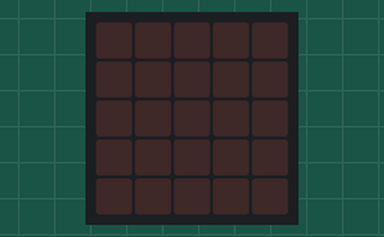
This program was run on a simulated BBC micro:bit (MakeCode). Shown: the board's 5×5 LED display.

Above: at 0.1 s.
At 2.1 s:
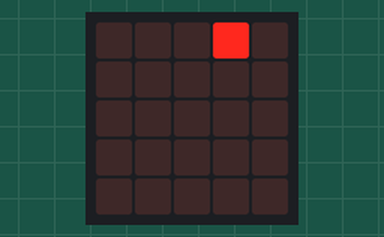
At 4.1 s:
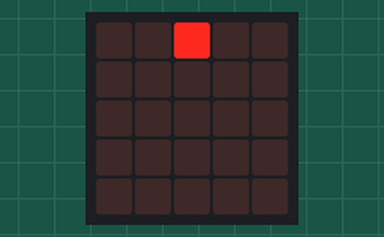
At 8.1 s:
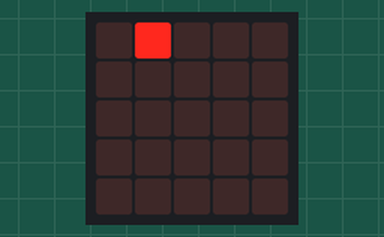
At 12.1 s:
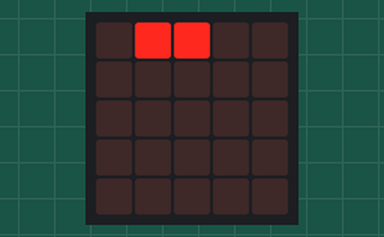
At 17.1 s:
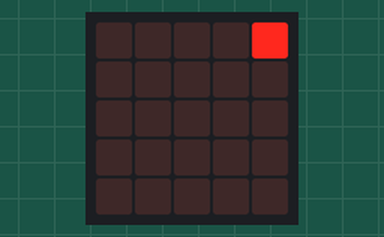

Measured:
- by itself, everything shown: repeats every 16.0 s, in 24 steps
- what the display in image 1 shows lasts 1.0 s, from 2.0 s to 3.0 s

The program:

main.ts
```typescript
let tijd = 1000
basic.forever(function () {
    for (let index = 0; index < 8; index++) {
        led.unplot(4, 0)
        basic.pause(tijd)
        led.plot(4, 0)
        basic.pause(tijd)
    }
})
basic.forever(function () {
    for (let index = 0; index < 4; index++) {
        led.unplot(3, 0)
        basic.pause(tijd * 2)
        led.plot(3, 0)
        basic.pause(tijd * 2)
    }
})
basic.forever(function () {
    for (let index = 0; index < 2; index++) {
        led.unplot(2, 0)
        basic.pause(tijd * 4)
        led.plot(2, 0)
        basic.pause(tijd * 4)
    }
})
basic.forever(function () {
    for (let index = 0; index < 1; index++) {
        led.unplot(1, 0)
        basic.pause(tijd * 8)
        led.plot(1, 0)
        basic.pause(tijd * 8)
    }
})
```

test.ts
```typescript
// tests gaan hier; deze zal niet worden gecompileerd wanneer dit pakket wordt gebruikt als extensie.
```
